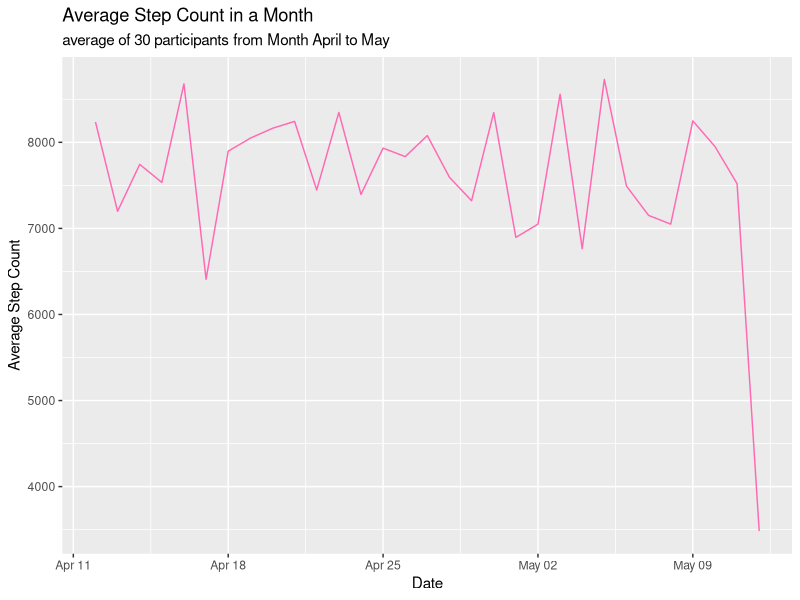
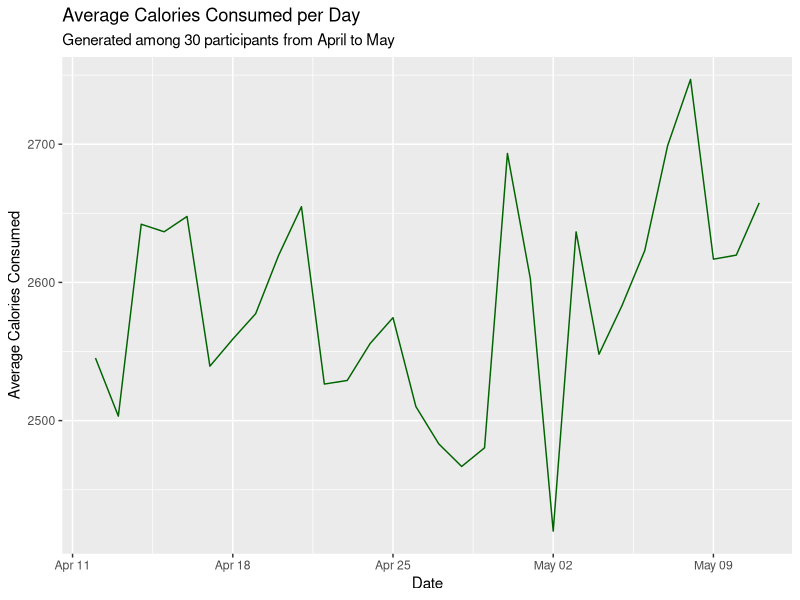
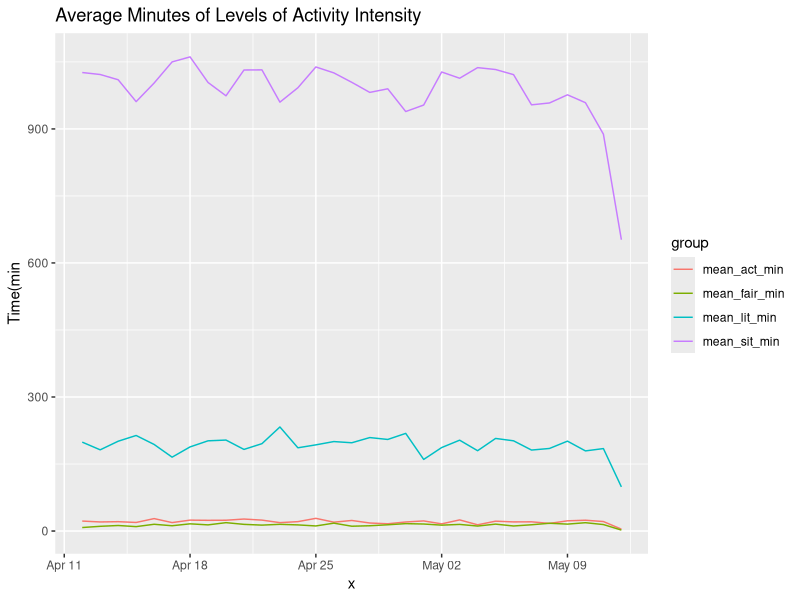
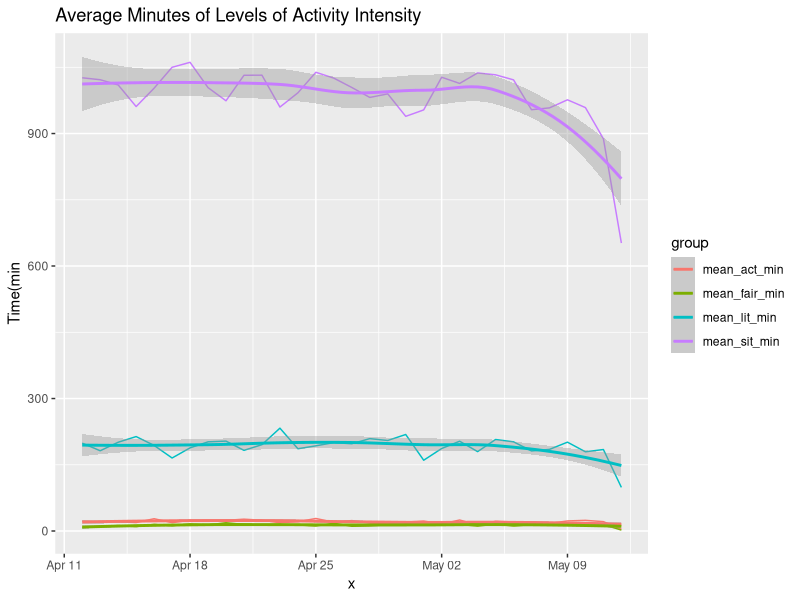
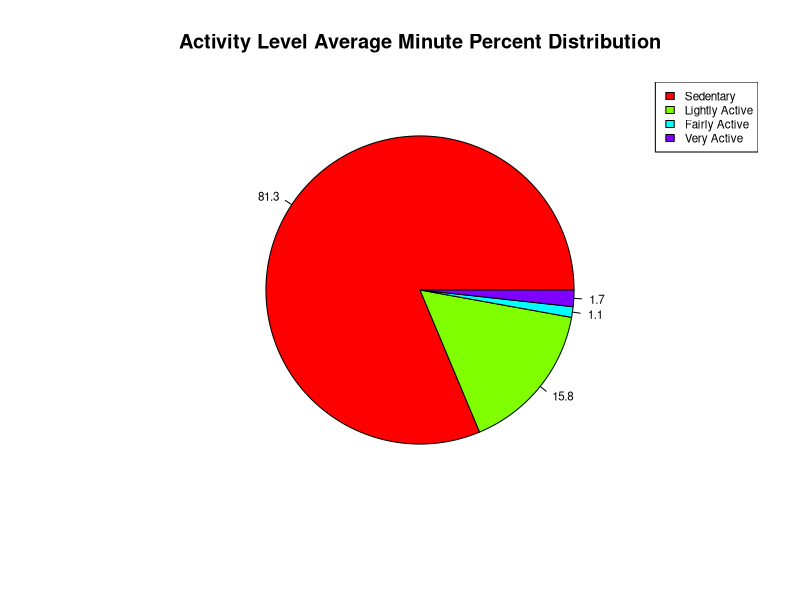
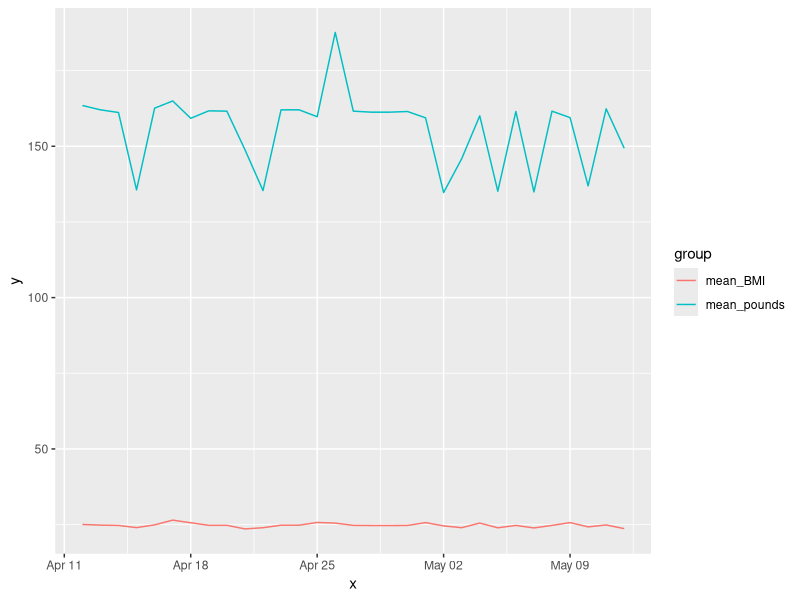
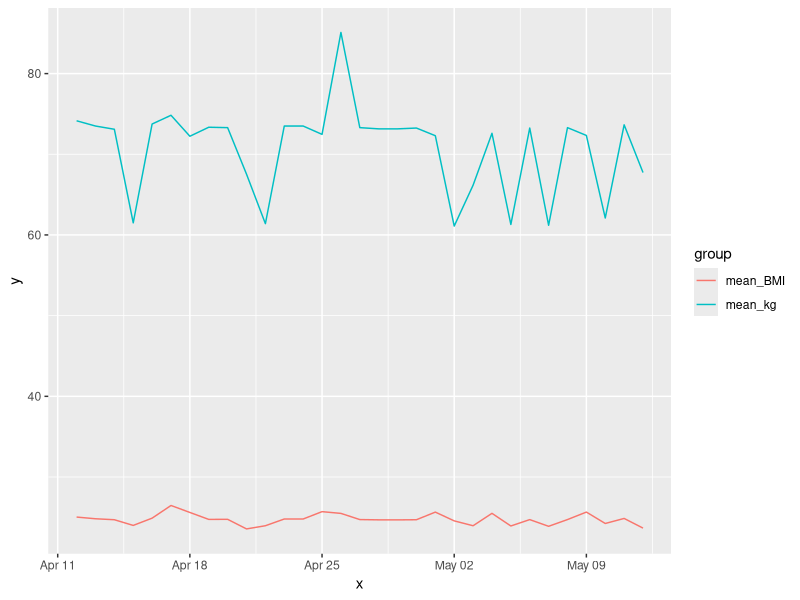
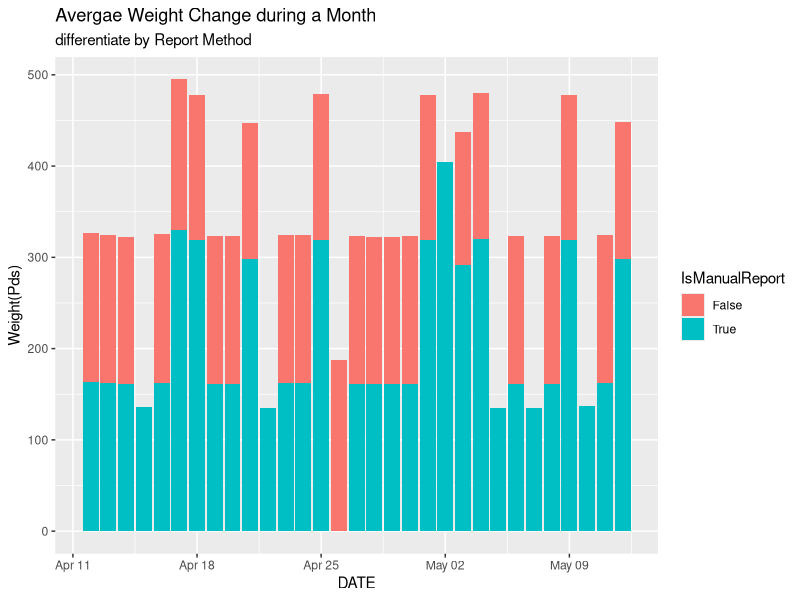

Source code (R) for these figures, in order:
## ---- chunk 1
library(tidyverse)
library(dplyr)
library(magrittr)
library(knitr)
## ---- chunk 2
steps_day <- read_csv("DailySteps_merged_v2.csv")
## ---- chunk 3
head(as.Date(steps_day$ActivityDay,format="%m%d%y"))

## ---- chunk 4
data<-head(steps_day, 10)
knitr::kable(data,
 caption = "StepTotal Table")
## ---- chunk 5


new_steps_day <- steps_day %>% group_by(ActivityDay) %>% summarize(mean_step = mean(StepTotal))
print(new_steps_day) %>%  arrange(ActivityDay)

data<-head(new_steps_day, 10)
knitr::kable(data,
 caption = "Average Daily Steps Table")
## ---- chunk 6
calories <- read_csv("DailyCalories_v2.csv")
## ---- chunk 7
head(as.Date(calories$ActivityDay,format="%m%d%y"))
## ---- chunk 8
calories_cleaned <- calories %>% filter(Calories !=0, Calories > 1834) %>% 
  arrange(ActivityDay)

## ---- chunk 9
new_calories<- calories_cleaned %>% group_by(ActivityDay) %>% 
  summarize(mean_calorie=mean(Calories)) %>% filter(mean_calorie > 2285)

knitr::kable(head(new_calories, 10),
 caption = "Average Calories")

## ---- chunk 10
Intensity <- read_csv("DailyActIntensity_v2.csv")
## ---- chunk 11
intensity <- select(Intensity, ActivityDay, SedentaryMinutes, LightlyActiveMinutes, FairlyActiveMinutes, VeryActiveMinutes)
## ---- chunk 12
new_intensity <- intensity %>% group_by(ActivityDay) %>% summarize(mean_sit_min=mean(SedentaryMinutes), 
  mean_lit_min=mean(LightlyActiveMinutes), mean_fair_min=mean(FairlyActiveMinutes),
  mean_act_min=mean(VeryActiveMinutes))
## ---- chunk 13
data <- head(new_intensity,10)
knitr::kable(data,
 caption = "Average Active Minutes for each Intensity")
## ---- chunk 14
weight <- read_csv("WeightLog.csv") 
## ---- chunk 15
quartile<- weight %>% summarize(mean_bmi=mean(BMI))*1.5
weight<-filter(weight, BMI< 30)
## ---- chunk 16
new_weight <- weight %>% group_by(DATE) %>% summarize(mean_kg=mean(WeightKg),
mean_pounds=mean(WeightPds), mean_BMI=mean(BMI)) 
data <- head(new_weight, 10)
knitr::kable(data,
 caption = "Average Weight and BMI")
## ---- chunk 17
sleep_day <- read_csv("DailySleep_8.24.22.csv")
## ---- chunk 18
new_sleep <- sleep_day %>% 
  group_by(DATE) %>%
  summarize(mean_asleep=mean(TotalMinutesSleep),
            mean_inbed=mean(TotalTimeInBed))
data<- head(new_sleep, 10)
  knitr::kable(data, caption="Average Minutes of Sleep")
## ---- chunk 19
fit_tracker <- read_csv("fitness_tracker.csv")
## ---- chunk 20
fit_tracker %>% filter(!is.na(Rating__Out_of_5_))

data <- head(fit_tracker, 10)
knitr::kable(data,
 caption = "Fitness Tracker Ecommerce Table")
## ---- chunk 21
lvl1<- filter(fit_tracker, Rating__Out_of_5_ %in% (0:1))
lvl2<- filter(fit_tracker, Rating__Out_of_5_ %in% (1:2))
lvl3<- filter(fit_tracker, Rating__Out_of_5_ %in% (2:3))
lvl4<- filter(fit_tracker, Rating__Out_of_5_ %in% (3:4))
lvl5<- filter(fit_tracker, Rating__Out_of_5_ %in% (4:5))
## ---- chunk 22
new_fit_tracker<-fit_tracker %>% group_by(Rating__Out_of_5_) %>% 
  summarize(Selling_Price=mean(Selling_Price), 
            Original_Price=mean(Original_Price))
data <- head(new_fit_tracker, 10)
knitr::kable(data,
 caption = "Fitness Tracker Rating vs Price")
## ---- chunk 23
summary(new_steps_day)
## ---- chunk 24
ggplot(new_steps_day, aes(ActivityDay, mean_step, group=1))+
  geom_line(color="hot pink")+
  labs(title="Average Step Count in a Month",subtitle=
         "average of 30 participants from Month April to May",
       x="Date", y= "Average Step Count")
## ---- chunk 25
summary(new_calories)
## ---- chunk 26
ggplot(new_calories, aes(ActivityDay, mean_calorie))+
  geom_line(color="dark green")+
  labs(title="Average Calories Consumed per Day", 
       subtitle="Generated among 30 participants from April to May",
       x="Date", y="Average Calories Consumed")
## ---- chunk 27
summary(new_intensity)
## ---- chunk 28
data_ggp <- data.frame(x = new_intensity$ActivityDay,
                       y = c(new_intensity$mean_sit_min, 
                             new_intensity$mean_lit_min, 
                             new_intensity$mean_fair_min, 
                             new_intensity$mean_act_min), 
group = c(rep("mean_sit_min", nrow(new_intensity)),
rep("mean_lit_min", nrow(new_intensity)),
rep("mean_fair_min", nrow(new_intensity)),
rep("mean_act_min", nrow(new_intensity))))
## ---- chunk 29
ggplot(data_ggp, aes(x,y,col=group)) + geom_line()+labs(title="Average Minutes of Levels of Activity Intensity", X="Date", y="Time(min")
## ---- chunk 30
ggplot(data_ggp, aes(x,y,col=group)) + geom_line()+geom_smooth()+labs(title="Average Minutes of Levels of Activity Intensity", X="Date", y="Time(min")
## ---- chunk 31
act_lvl <- c(986, 192, 13.5, 21)
piepercent <- round (100* (act_lvl/sum(act_lvl)),1 )
pie_v2 <- pie(act_lvl, labels=piepercent, cex=0.7, main="Activity Level Average Minute Percent Distribution", col=rainbow(length(act_lvl)) )
legend("topright", c("Sedentary","Lightly Active", "Fairly Active", "Very Active"),
       cex = 0.7, fill = rainbow(length(act_lvl)))
## ---- chunk 32
summary(new_weight)
## ---- chunk 33
data_ggplot <- data.frame(x = new_weight$DATE,
                       y = c(new_weight$mean_pounds, 
                             new_weight$mean_BMI), 
                       group = c(rep("mean_pounds", nrow(new_weight)),
                                 rep("mean_BMI", nrow(new_weight))))
ggplot(data_ggplot, aes(x,y,col=group)) + geom_line() 
## ---- chunk 34
data_ggplot1 <- data.frame(x = new_weight$DATE,
                          y = c(new_weight$mean_kg, 
                                new_weight$mean_BMI), 
                          group = c(rep("mean_kg", nrow(new_weight)),
                                    rep("mean_BMI", nrow(new_weight))))
ggplot(data_ggplot1, aes(x,y,col=group)) + geom_line() 
## ---- chunk 35
bar_weight <- weight %>% group_by(DATE) %>% summarize(mean_kg=mean(WeightKg),
mean_pounds=mean(WeightPds), mean_BMI=mean(BMI), IsManualReport) 
## ---- chunk 36
bar_weight %>% ggplot()+geom_col( aes(x=DATE, y=mean_pounds, fill=IsManualReport))+
  labs(title="Avergae Weight Change during a Month", subtitle="differentiate by Report Method", y="Weight(Pds)")
## ---- chunk 37
sum(weight$IsManualReport=="False")
sum(weight$IsManualReport=="True")
## ---- chunk 38
summary(new_sleep)
## ---- chunk 39
data_ggp <- data.frame(x = new_sleep$DATE,
                       y = c(new_sleep$mean_asleep, 
                             new_sleep$mean_inbed), 
                       group = c(rep("mean_asleep", nrow(new_sleep)),
                                 rep("mean_inbed", nrow(new_sleep))))
ggplot(data_ggp, aes(x,y,col=group)) + geom_line() +
  labs(title="Comparison between Time in Bed vs. Time Asleep", x="Date", y="Time(min)")
## ---- chunk 40
percent_sleep<- data.frame(new_sleep$DATE, asleep=c(new_sleep$mean_asleep/new_sleep$mean_inbed),
                           sleep=c(new_sleep$mean_inbed-new_sleep$mean_asleep)/new_sleep$mean_inbed)
data <- data.frame(col1=c(percent_sleep$new_sleep.DATE),
                   Inbed=c(percent_sleep$sleep),
                   asleep=c(percent_sleep$asleep))
data_mod1 <- cbind(data[1], stack(data[2:3]))
data_mod1 %>% ggplot()+ geom_col(aes(x=col1, y=values, fill=ind))+
  labs(title="Time in Bed vs. Time Asleep Ratio in Percentage", x="Date", y="Time(min)")
## ---- chunk 41
fit_tracker1<-select(fit_tracker, Selling_Price, Original_Price, Rating__Out_of_5_)
summary(fit_tracker1)
## ---- chunk 42
lvl4 %>% ggplot()+geom_bar(aes(x=Brand_Name), fill="Violet")+
  theme(axis.text.x = element_text(angle = 90, vjust = 0.5, hjust=1))+
  labs(title="Count of Brands with Rating Above Three", x="Brands")
## ---- chunk 43
lvl5 %>% ggplot()+geom_bar(aes(x=Brand_Name), fill="Violet")+
  theme(axis.text.x = element_text(angle = 90, vjust = 0.5, hjust=1))+
  labs(title="Count of Brands with Rating Above Four", x="Brands")
## ---- chunk 44
lvl5 %>% ggplot()+geom_bar(aes(x=Color), fill="blue")+
  theme(axis.text.x = element_text(angle = 90, vjust = 0.5, hjust=1))+
  labs(title="Count of Colors with Rating Above Four", x="Color")
## ---- chunk 45
fit_tracker %>% ggplot()+geom_col(aes(x=Brand_Name, y=Rating__Out_of_5_), fill="dark Green")+
  theme(axis.text.x = element_text(angle = 90, vjust = 0.5, hjust=1))+labs(title="Overview of Ratings vs Brands", x="Brands", y="Ratings")
## ---- chunk 46
fit_tracker %>% ggplot()+geom_col(aes(x=Strap_Material, y=Rating__Out_of_5_), fill="dark green")+
  theme(axis.text.x = element_text(angle = 90, vjust = 0.5, hjust=1))+labs(title="Ratings vs Strap Material", x="Strap Material", y="Ratings")
## ---- chunk 47
pie_device <- lvl5 %>% group_by() %>% summarize(pie_watch=sum(lvl5$Device_type=='Smartwatch'), pie_band=sum(lvl5$Device_type=='FitnessBand'))

print(pie_device)
## ---- chunk 48
rating_lvl <- c( 43, 6)
labels <- c("Smartwatch", "FitnessBand")
pie_v1 <- pie(rating_lvl, labels, cex=0.7, main="Device Type Distribution for Rating over Four", col=rainbow(length(rating_lvl)) )

## ---- chunk 49


data_ggpp <- data.frame(x = new_fit_tracker$Rating__Out_of_5_,
                       y = c(new_fit_tracker$Selling_Price, 
                             new_fit_tracker$Original_Price), 
                       group = c(rep("Selling_Price", nrow(new_fit_tracker)),
                                 rep("Original_Price", nrow(new_fit_tracker))))
ggplot(data_ggpp, aes(x,y,col=group)) + geom_line()+
  labs(title="Rating vs Price of Device", subtitle="Take average of the price based on Ratings", x="Rating (out of 5)", y="Price")
